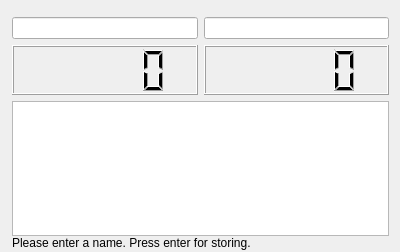
<?xml version="1.0" encoding="UTF-8"?>
<ui version="4.0">
 <class>MainGui</class>
 <widget class="QWidget" name="MainGui">
  <property name="geometry">
   <rect>
    <x>0</x>
    <y>0</y>
    <width>400</width>
    <height>252</height>
   </rect>
  </property>
  <property name="windowTitle">
   <string>Magic Numbers</string>
  </property>
  <layout class="QVBoxLayout" name="verticalLayout_3">
   <property name="leftMargin">
    <number>12</number>
   </property>
   <property name="bottomMargin">
    <number>2</number>
   </property>
   <item>
    <widget class="QWidget" name="widget" native="true">
     <layout class="QVBoxLayout" name="verticalLayout">
      <property name="leftMargin">
       <number>0</number>
      </property>
      <property name="topMargin">
       <number>0</number>
      </property>
      <property name="rightMargin">
       <number>0</number>
      </property>
      <property name="bottomMargin">
       <number>0</number>
      </property>
     </layout>
    </widget>
   </item>
   <item>
    <widget class="QWidget" name="widget_3" native="true">
     <layout class="QGridLayout" name="gridLayout">
      <property name="leftMargin">
       <number>0</number>
      </property>
      <property name="topMargin">
       <number>0</number>
      </property>
      <property name="rightMargin">
       <number>0</number>
      </property>
      <property name="bottomMargin">
       <number>0</number>
      </property>
      <property name="horizontalSpacing">
       <number>-1</number>
      </property>
      <item row="1" column="0">
       <widget class="QLCDNumber" name="lcdResult">
        <property name="minimumSize">
         <size>
          <width>0</width>
          <height>50</height>
         </size>
        </property>
       </widget>
      </item>
      <item row="0" column="0">
       <widget class="QLineEdit" name="editInput"/>
      </item>
      <item row="0" column="1">
       <widget class="QLineEdit" name="editInputRight"/>
      </item>
      <item row="1" column="1">
       <widget class="QLCDNumber" name="lcdResultRight"/>
      </item>
     </layout>
    </widget>
   </item>
   <item>
    <widget class="QWidget" name="widget_5" native="true">
     <layout class="QVBoxLayout" name="verticalLayout_4">
      <property name="spacing">
       <number>0</number>
      </property>
      <property name="leftMargin">
       <number>0</number>
      </property>
      <property name="topMargin">
       <number>0</number>
      </property>
      <property name="rightMargin">
       <number>0</number>
      </property>
      <property name="bottomMargin">
       <number>0</number>
      </property>
      <item>
       <widget class="QPlainTextEdit" name="plainTextEdit">
        <property name="readOnly">
         <bool>true</bool>
        </property>
       </widget>
      </item>
      <item>
       <widget class="QLabel" name="label">
        <property name="text">
         <string>Please enter a name. Press enter for storing.</string>
        </property>
       </widget>
      </item>
     </layout>
    </widget>
   </item>
  </layout>
 </widget>
 <resources/>
 <connections/>
</ui>
